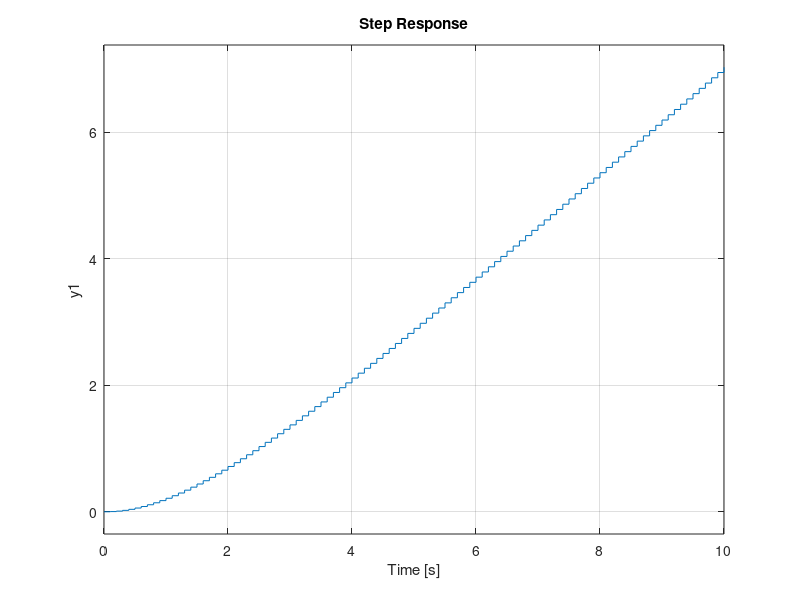

This figure's MATLAB source: (Note: this script raises an error after producing the figure.)
%discretizacion

clc
clear 
close all
ts=0.1;
den=[1 20.42 12.33 0]
g=tf(10.32,den)
step(g)
%% discretizacion
gdis=c2d(g,ts,'tustin')
step(gdis)
%% polos=pole(gdis)
a=-polos(1)
b=-polos(2)
c=-polos(3)
zeros=zero(gdis)
d=-zeros(1)
e=-zeros(2)
f=-zeros(3)
%% adelanto atrazo
kc=29.87
z1=0.42984; 
p1=4.2984;
z2=0.351141039329555
p2=0.046517174423448
num=conv(kc*[1 z1],[1 z2]);
den=conv([1 p1],[1 p2]);
adelanto=tf(num,den)
adelantoatrazo=c2d(adelanto,ts,'tustin')
%% pid
s=tf('s')
pid=6.6771+(4.5325*(100*s)/(s+100))
pidd=c2d(pid,ts,'tustin')
%% algebraico
s=tf('s')
algebraico=(82.11*s*s+1741.46*s+2283.52)/(s*s+37*s+388.63)
algebraicod=c2d(algebraico,ts,'tustin')
